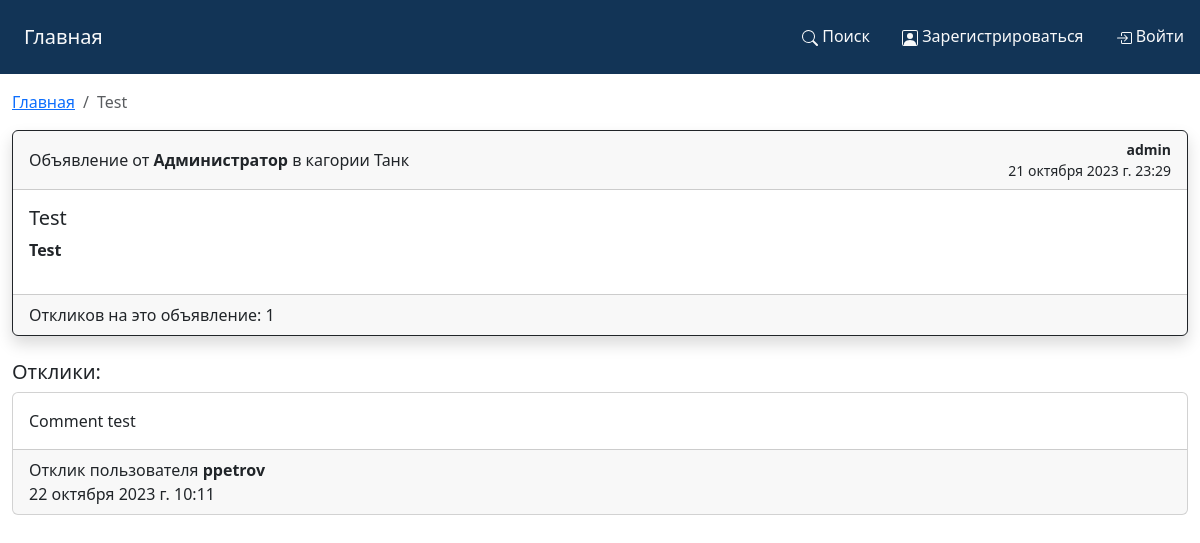
/ads/1/, run on the app's committed database.
### MessageBoard/models.py (models this page shows, shortened)
class Advertisement(models.Model):
    id = models.AutoField(
        primary_key=True,
    )
    author = models.ForeignKey(
        User,
        verbose_name='Автор объявления',
        related_name='Author_Advertisement',
        on_delete=models.CASCADE,
    )
    title = models.CharField(
        verbose_name='Заголовок объявления',
        max_length=255,
        default='',
    )
    content = RichTextUploadingField(
        verbose_name='Текст объявления',
        blank=True,
    )
    category = models.CharField(
        verbose_name='Категория',
        choices=CATEGORIES,
        max_length=12,
        default=None,
        null=True,
        blank=True,
    )
    create_date = models.DateTimeField(
        verbose_name='Дата создания объявления',
        auto_now_add=True,
        null=True,
    )
    class Meta:
        ordering = 'title',
        verbose_name = 'Объявление'
        verbose_name_plural = 'Объявления'
        managed = True

class Comment(models.Model):
    id = models.AutoField(
        primary_key=True,
    )
    author = models.ForeignKey(
        User,
        verbose_name='Автор отклика',
        related_name='Author_Comment',
        on_delete=models.CASCADE,
    )
    advertisement = models.ForeignKey(
        Advertisement,
        verbose_name='Объявление',
        related_name='Advertisement_Comment',
        on_delete=models.CASCADE,
    )
    text = models.TextField(
        verbose_name='Текст отклика',
        blank=True,
        default='',
    )
    is_approved = models.BooleanField(
        verbose_name='Одобрено',
        default=False,
    )
    is_rejected = models.BooleanField(
        verbose_name='Отклонен',
        default=False,
    )
    create_date = models.DateTimeField(
        verbose_name='Дата создания отклика',
        auto_now_add=True,
        null=True,
    )
    class Meta:
        ordering = 'text',
        verbose_name = 'Отклик'
        verbose_name_plural = 'Отклики'
        managed = True

### MessageBoard/views.py (the view, shortened to what this page needs)
# urls.py: path('ads/<int:pk>/', AdDetailView.as_view(), name='ad_detail'),
class AdDetailView(DetailView, CreateView):
    model = Advertisement
    template_name = 'advertisement/ad_detail.html'
    context_object_name = 'ad'
    form_class = ReplyForm
    def get_context_data(self, **kwargs):
        context = super().get_context_data()
        current_ad = context.get('ad')
        context['advertisement_comment'] = current_ad.Advertisement_Comment.all()
        if self.request.user.id is None:
            context['current_user_left_reply'] = False
        else:
            context['current_user_left_reply'] = context['advertisement_comment'].filter(author=self.request.user).exists()
        return context

### MessageBoard/templates/advertisement/ad_detail.html (shortened to what this page needs)
{% extends 'base.html' %}
{% load widget_tweaks %}
{% block content %}
    <nav class="my-3" aria-label="breadcrumb">
        <ol class="breadcrumb">
            <li class="breadcrumb-item"><a href="{% url 'ads_list' %}">Главная</a></li>
            <li class="breadcrumb-item active" aria-current="page">{{ ad.title }}</li>
        </ol>
    </nav>
    <div class="shadow card border-dark mb-4">
        <div class="card-header">
                <div class="row align-items-center">
                    <div class="col-auto me-auto">
                        Объявление от <strong class="text-gray-dark">{% firstof ad.author.get_full_name ad.author.get_short_name ad.author.get_username %}</strong> в кагории {{ ad.get_category_display }}
                    </div>
                    <div class="col-auto">
                        <div class="small text-end">
                            <strong class="text-gray-dark">{{ ad.author }}</strong>
                            <span class="d-block">{{ ad.create_date }}</span>
                        </div>
                    </div>
                </div>
            </div>
        <div class="card-body">
            <h5 class="card-title">{{ ad.title }}</h5>
            <div class="card-text">{{ ad.content|safe }}</div>
        </div>
        <div class="card-footer">
            <div class="row align-items-center">
                <div class="col-auto me-auto">
                    Откликов на это объявление: {{ ad.Advertisement_Comment.count }}
                </div>
            </div>
        </div>
    </div>
    {% for repl in ad.Advertisement_Comment.all %}
        <h5>Отклики:</h5>
        <div class="card mb-4">
            <div class="card-body">
                <div class="card-text">{{ repl.text }}</div>
            </div>
            <div class="card-footer">
                <div class="row align-items-center">
                    <div class="col-auto me-auto">
                        Отклик пользователя <strong class="text-gray-dark">{{ repl.author }}</strong>
                        <span class="d-block">{{ repl.create_date }}</span>
                    </div>
                </div>
            </div>
        </div>
    {% endfor %}
{% endblock content %}

### MessageBoard/templates/base.html (shortened to what this page needs)
{% load static %}
<!doctype html>
<html lang="ru">
    <head>
        <link href='{% static "css/main.css" %}' type='text/css' rel='stylesheet' />
        <link href='{% static "css/bootstrap.min.css" %}' type='text/css' rel='stylesheet' />
    </head>
    <body>
        <header class="navbar navbar-expand-lg bd-navbar p-2 sticky-top">
            <nav class="container-xxl navbar navbar-dark flex-wrap flex-lg-nowrap">
                <a href="{% url 'ads_list' %}" class="navbar-brand ms-3 text-light" title="Перейти на главную">Главная</a>
                <div class="offcanvas offcanvas-end" tabindex="-1" id="offcanvasNavbar" aria-labelledby="offcanvasNavbarTitle">
                    <div class="offcanvas-body">
                        <ul class="navbar-nav nav-underline flex-grow-1 justify-content-end">
                            <li class="nav-item">
                                <a href="{% url 'ads_search' %}" class="nav-link text-light {% if post_active %}active{% endif %}" aria-current="page">
                                    Поиск
                                </a>
                            </li>
                            {% if not user.is_authenticated %}
                                <li class="nav-item">
                                    <a href="{% url 'account_register' %}" class="nav-link text-light {% if post_active %}active{% endif %}" aria-current="page">
                                        Зарегистрироваться
                                    </a>
                                </li>
                                <li class="nav-item">
                                    <a href="{% url 'login' %}" class="nav-link text-light {% if post_active %}active{% endif %}" aria-current="page">
                                        Войти
                                    </a>
                                </li>
                            {% endif %}
                        </ul>
                    </div>
                </div>
            </nav>
        </header>
        <main class="container-xxl">
            {% block content %}
            {% endblock content %}
        </main>
    </body>
</html>

### MessageBoard/static/css/main.css (style rules this page uses)
header { background-color: #123456 !important; }
.offcanvas-body { background-color: #123456; }

### data on the page
Advertisement: title "Test", author.last_name "Администратор", category "Танк", author "admin", create_date "21 октября 2023 г. 23:29", content "Test", Advertisement_Comment.count "1"
Comment: text "Comment test", author "ppetrov", create_date "22 октября 2023 г. 10:11"
